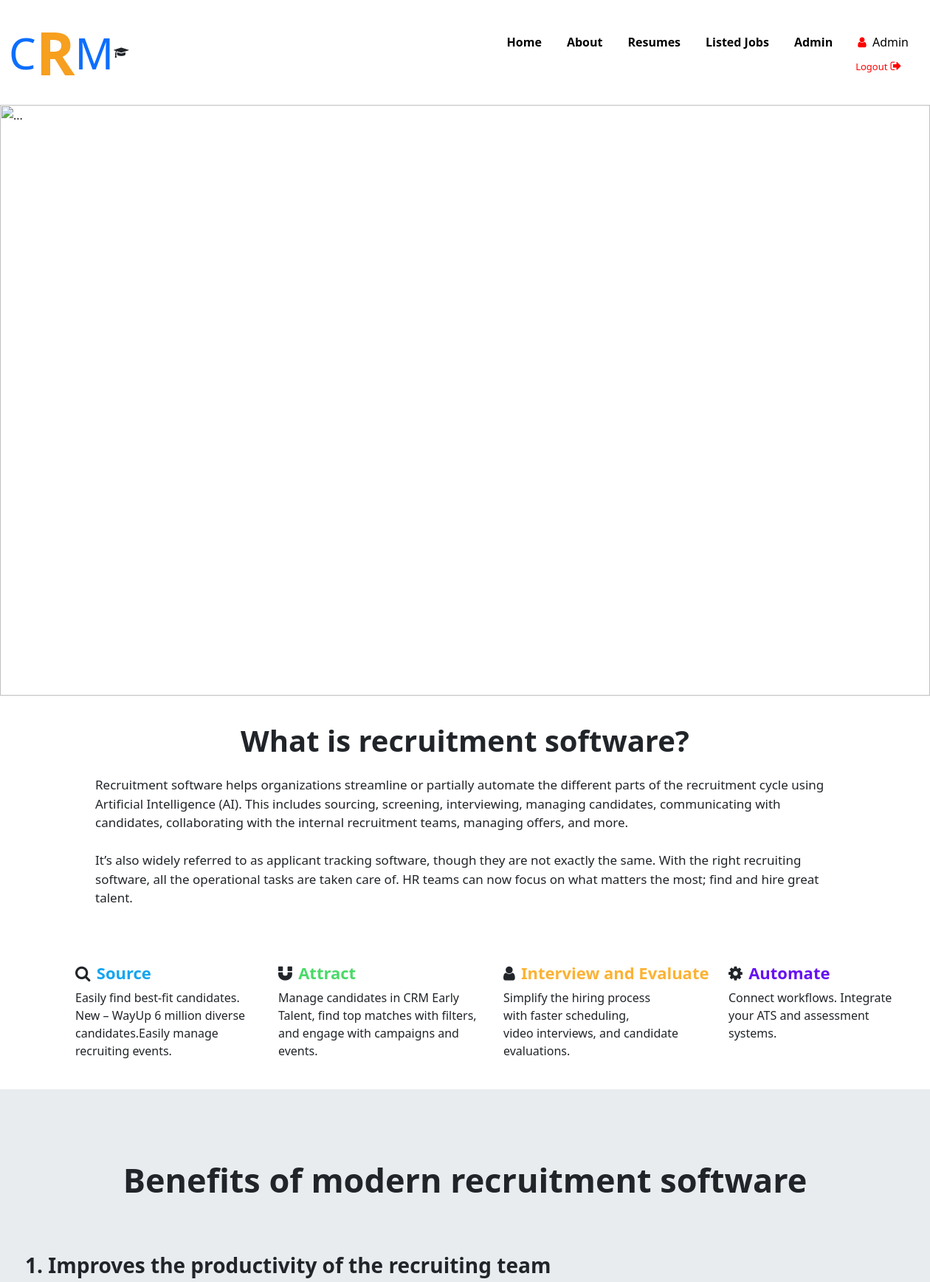
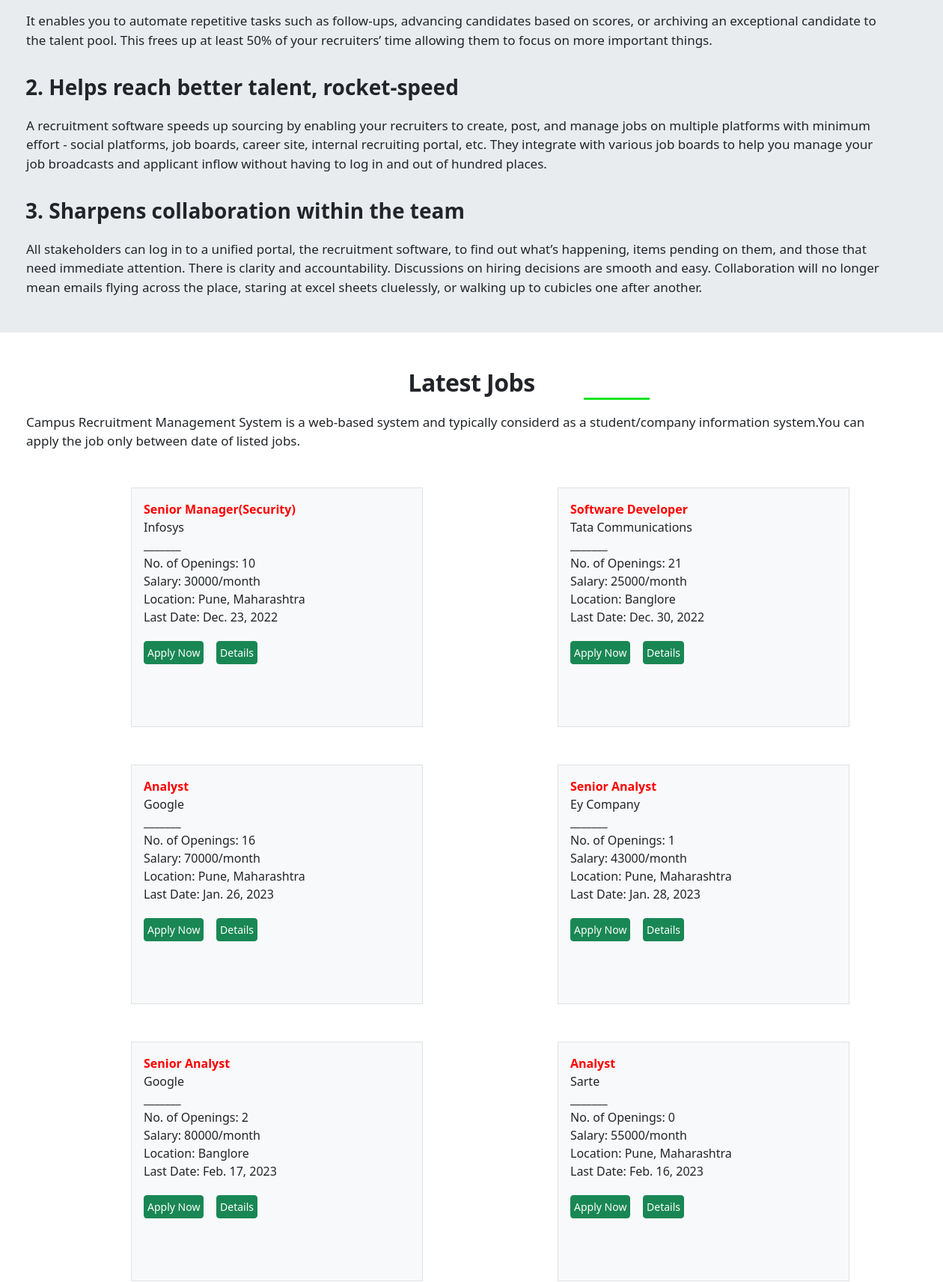
The app's page / (signed in, upper part) with its own data (2 pictures, top to bottom).
### home/models.py (models this page shows)
class Job_det(models.Model):
    id = models.AutoField(auto_created=True,primary_key=True)
    job_post=models.CharField(max_length=122)
    company_name=models.CharField(max_length=122)
    Company_email=models.CharField('Email',max_length=122)
    vacancy=models.IntegerField()
    salary=models.CharField(max_length=122)
    location=models.CharField(max_length=122)
    last_date_toapply=models.DateField(max_length=122)

### home/views.py (the view)
# urls.py: path("",views.index,name='index'),
def index(request):
    index=Job_det.objects.all()
    return render(request, 'index.html',{'index': index})

### templates/index.html (shortened to what this page needs)
{% extends 'base.html' %}
{% block body %}
<div id="carouselExampleIndicators" class="carousel slide" data-bs-ride="true">
  <div class="carousel-indicators">
    <button type="button" data-bs-target="#carouselExampleIndicators" data-bs-slide-to="0" class="active"
      aria-current="true" aria-label="Slide 1"></button>
    <button type="button" data-bs-target="#carouselExampleIndicators" data-bs-slide-to="1"
      aria-label="Slide 2"></button>
    <button type="button" data-bs-target="#carouselExampleIndicators" data-bs-slide-to="2"
      aria-label="Slide 3"></button>
  </div>
  <div class="carousel-inner">
    <div class="carousel-item active">
      <img
        src="https://images.unsplash.com/photo-1573496130407-57329f01f769?ixlib=rb-1.2.1&ixid=MnwxMjA3fDB8MHxwaG90by1wYWdlfHx8fGVufDB8fHx8&auto=format&fit=crop&w=869&q=80"
        class="d-block w-100 h-70" alt="...">
    </div>
  </div>
  <button class="carousel-control-prev" type="button" data-bs-target="#carouselExampleIndicators" data-bs-slide="prev">
    <span class="carousel-control-prev-icon" aria-hidden="true"></span>
  </button>
  <button class="carousel-control-next" type="button" data-bs-target="#carouselExampleIndicators" data-bs-slide="next">
    <span class="carousel-control-next-icon" aria-hidden="true"></span>
  </button>
</div>
<div class="abt" id="abt">
<h2 style="margin:37px;font-weight:bolder;font-size:40px;">
  <center>What is recruitment software?</center>
</h2>
<div style="font-size: 17px;margin-left: 129px;margin-right:114px;margin-top:-14px;">Recruitment software helps
  organizations streamline or partially automate the different parts of the recruitment cycle using Artificial
  Intelligence (AI). This includes sourcing, screening, interviewing, managing candidates, communicating with
  candidates, collaborating with the internal recruitment teams, managing offers, and more.
  <br><br>
  It’s also widely referred to as applicant tracking software, though they are not exactly the same. With the right
  recruiting software, all the operational tasks are taken care of. HR teams can now focus on what matters the most;
  find and hire great talent.
</div><br><br><br>
<div class="container">
  <div class="row">
    <div class="col">
      <i class="fa fa-search " style="font-size:22px;margin-left:30px;"></i>&nbsp;&nbsp;<b
        style="color:#13a5f0;font-size:22px;">Source</b><br>
      <div style="margin-top:5px;font-size:16px;margin-left:30px;">Easily find best-fit candidates.<br> New – WayUp 6 million diverse<br>
        candidates.Easily manage recruiting events.</div>
    </div>
    <div class="col order-12">
      <i class='fa fa-magnet fa-spin fa-3x' style="font-size:22px;"></i>&nbsp;&nbsp;<b
        style="color:#4ada67;font-size:22px;">Attract</b><br>
      <div style="margin-top:5px;font-size:16px;">Manage candidates in CRM Early <br>Talent, find top matches with
        filters,<br> and engage with campaigns and events.</div>
    </div>
    <div class="col order-1">
      <i class="fa fa-user" style="font-size:22px;"></i>&nbsp;&nbsp;<b style="color:#fcb02ffa;font-size:22px;">Interview
        and Evaluate</b><br>
      <div style="margin-top:5px;font-size:16px;">Simplify the hiring process<br> with faster scheduling, <br>video
        interviews, and candidate<br>evaluations.</div>
    </div>
    <div class="col order-1" style="margin-right:-80px;">
      <i class="fa fa-cog fa-spin fa-3x" style="font-size:22px;"></i>&nbsp;&nbsp;<b
        style="color:#6610f2;font-size:22px;">Automate</b><br>
      <div style="margin-top:5px;font-size:16px;">Connect workflows. Integrate <br>your ATS and assessment<br> systems.
      </div>
    </div>
  </div>
</div>
<div style="background:#e9ecef;margin-top:40px;"><br>
  <h1 style="margin:72px;font-weight:bolder;font-size:45px;">
    <center>Benefits of modern recruitment software</center>
  </h1>
  <h2 style="margin:34px;font-weight:bolder;font-size:28px;margin-top:30px;"> 1. Improves the productivity of the
    recruiting team</h2>
  <div style="font-size: 17px;margin-left: 35px;margin-right: 72px;margin-top: -13px;">It enables you to automate
    repetitive tasks such as follow-ups, advancing candidates based on scores, or archiving an exceptional candidate to
    the talent pool. This frees up at least 50% of your recruiters’ time allowing them to focus on more important
    things.
  </div>
  <h2 style="margin:34px;font-weight:bolder;font-size:28px;">2. Helps reach better talent, rocket-speed</h2>
  <div style="font-size: 17px;margin-left: 35px;margin-right: 72px;margin-top: -13px;"> A recruitment software speeds up
    sourcing by enabling your recruiters to create, post, and manage jobs on multiple platforms with minimum effort -
    social platforms, job boards, career site, internal recruiting portal, etc. They integrate with various job boards
    to help you manage your job broadcasts and applicant inflow without having to log in and out of hundred places.
  </div>
  <h2 style="margin:34px;font-weight:bolder;font-size:28px;"> 3. Sharpens collaboration within the team</h2>
  <div style="font-size: 17px;margin-left: 35px;margin-right: 72px;margin-top: -13px;"> All stakeholders can log in to a
    unified portal, the recruitment software, to find out what’s happening, items pending on them, and those that need
    immediate attention. There is clarity and accountability. Discussions on hiring decisions are smooth and easy.
    Collaboration will no longer mean emails flying across the place, staring at excel sheets cluelessly, or walking up
    to cubicles one after another.
  </div><br><br>
</div><br><br>
<div class="listedjobs" id="ljobs">
  <h2 class="lheading">
    <center>Latest Jobs</center>
  </h2>
  <div style="font-size: 17px;margin-left: 35px;margin-right: 72px;margin-top: 20px;"> Campus Recruitment Management
    System is a web-based system and typically considerd as a student/company information system.You can apply the job
    only between date of listed jobs.</div>
</div><br>
<div class="container overflow-hidden text-center" >
  <div class="row gy-6">
    {% for job_det in index %}
    <div class="col-6">
      <div class="p-3 border bg-light"
        style="height:320px;width:390px;margin:25px;margin-left:75px;text-align:left;display:inline-block;"><b
          style="color:red;">{{job_det.job_post}}</b><br>
          {{job_det.company_name}}<br>
        _______<br>
        No. of Openings: {{job_det.vacancy}}<br>
        Salary: {{job_det.salary}}/month<br>
        Location: {{job_det.location}}<br>
        Last Date: {{job_det.last_date_toapply}}<br>
        <button type="button" class="btn btn-success" style="margin-top:20px;font-size:14px;padding:4px;"><a href="{% url 'applynowform' job_det.id %}" style="text-decoration:none;color:white;">Apply Now</a>
          </button> &nbsp&nbsp <button type="button" class="btn btn-success"
          style="margin-top:20px;font-size:14px;padding:4px;">Details</button>
      </div>
    </div>
    {% endfor %}
  </div>
</div>
</div>
{% endblock body %}

### templates/base.html (shortened to what this page needs)
<html lang="en">
<head>
  <link media="all" rel="stylesheet" href="https://maxcdn.bootstrapcdn.com/font-awesome/4.7.0/css/font-awesome.min.css">
  <link href="https://cdn.jsdelivr.net/npm/bootstrap@5.0.2/dist/css/bootstrap.min.css" rel="stylesheet">
</head>
<body>
  <nav class="navbar navbar-expand-lg ">
    <div class="container-fluid">
      <a href="" style="font-size:58px;text-decoration:none;">C</a><a href=""
        style="font-size:80px;text-decoration:none;font-weight:bold;color:#F79F1F">R</a> <a href=""
        style="font-size:58px;text-decoration:none;">M</a><i class="fa fa-graduation-cap" aria-hidden="true"></i>
      <div class="collapse navbar-collapse" id="navbarSupportedContent">
        <ul class="navbar-nav ms-auto mb-4">
          <li class="nav-item">
            <a class="nav-link active" aria-current="page" href="{% url 'index' %}" style="color:black;font-weight:620;">Home</a>
          </li>
          <li class="nav-item">
            <a class="nav-link" href="#abt" style="color:black;font-weight:620;">About</a>
          </li>
          {% if user.is_authenticated %}
          <li class="nav-item">
            <a class="nav-link" href="#" style="color:black;font-weight:620;">Resumes</a>
          </li>
          <li class="nav-item">
            <a class="nav-link" href="#ljobs" style="color:black;font-weight:620;">Listed Jobs</a>
          </li>
          <li class="nav-item">
            <a class="nav-link" href="{% url 'admin/admin_login' %}" style="color:black;font-weight:620;">Admin</a>
          </li>
          <li class="nav-item2">
            <a class="nav-link" href="#" style="color:black;font-weight: 500;text-transform:capitalize;"><i class="fa fa-user" style="color:red;" aria-hidden="true"></i> &nbsp;{{ user.username }}</a><a href={% url 'logout_user' %} style="color:red;;font-weight: 400;font-size:13px;margin-top:15px;text-decoration:none;margin-left:5px;">Logout</a>&nbsp;<i class="fa fa-sign-out" style="color:red;" aria-hidden="true"></i></a>
          </li>
          {% endif %}
        </ul>
      </div>
    </div>
  </nav>
  {% block body %} {% endblock body %}
</body>
</html>

### templates/base.html (style rules this page uses)
.nav-item { margin: 9px; margin-top: 29px; font-weight: 400; font-size: 16px; position: relative; cursor: pointer; }
.nav-item2 { margin: 9px; margin-top: 29px; font-weight: 400; font-size: 16px; position: relative; cursor: pointer; }
.nav-item:after { content: ""; position: absolute; background-color: #13e423; height: 3px; width: 0; margin-left: 3px; transition: 0.3s; }
.lheading { letter-spacing: -0.5px; font-weight: bold; }
.lheading:after { content: ""; position: absolute; background-color: #13e423; height: 3px; width: 7%; margin-left: 780px; }

### records on screen
Job_det: job_post "Senior Manager(Security)", company_name "Infosys", vacancy "10", salary "30000", location "Pune, Maharashtra", last_date_toapply "Dec. 23, 2022"
Job_det: job_post "Software Developer", company_name "Tata Communications", vacancy "21", salary "25000", location "Banglore", last_date_toapply "Dec. 30, 2022"
Job_det: job_post "Analyst", company_name "Google", vacancy "16", salary "70000", location "Pune, Maharashtra", last_date_toapply "Jan. 26, 2023"
Job_det: job_post "Senior Analyst", company_name "Ey Company", vacancy "1", salary "43000", location "Pune, Maharashtra", last_date_toapply "Jan. 28, 2023"
Job_det: job_post "Senior Analyst", company_name "Google", vacancy "2", salary "80000", location "Banglore", last_date_toapply "Feb. 17, 2023"
Job_det: job_post "Analyst", company_name "Sarte", vacancy "0", salary "55000", location "Pune, Maharashtra", last_date_toapply "Feb. 16, 2023"

### other values on screen
{{ user.username }} "Admin"
